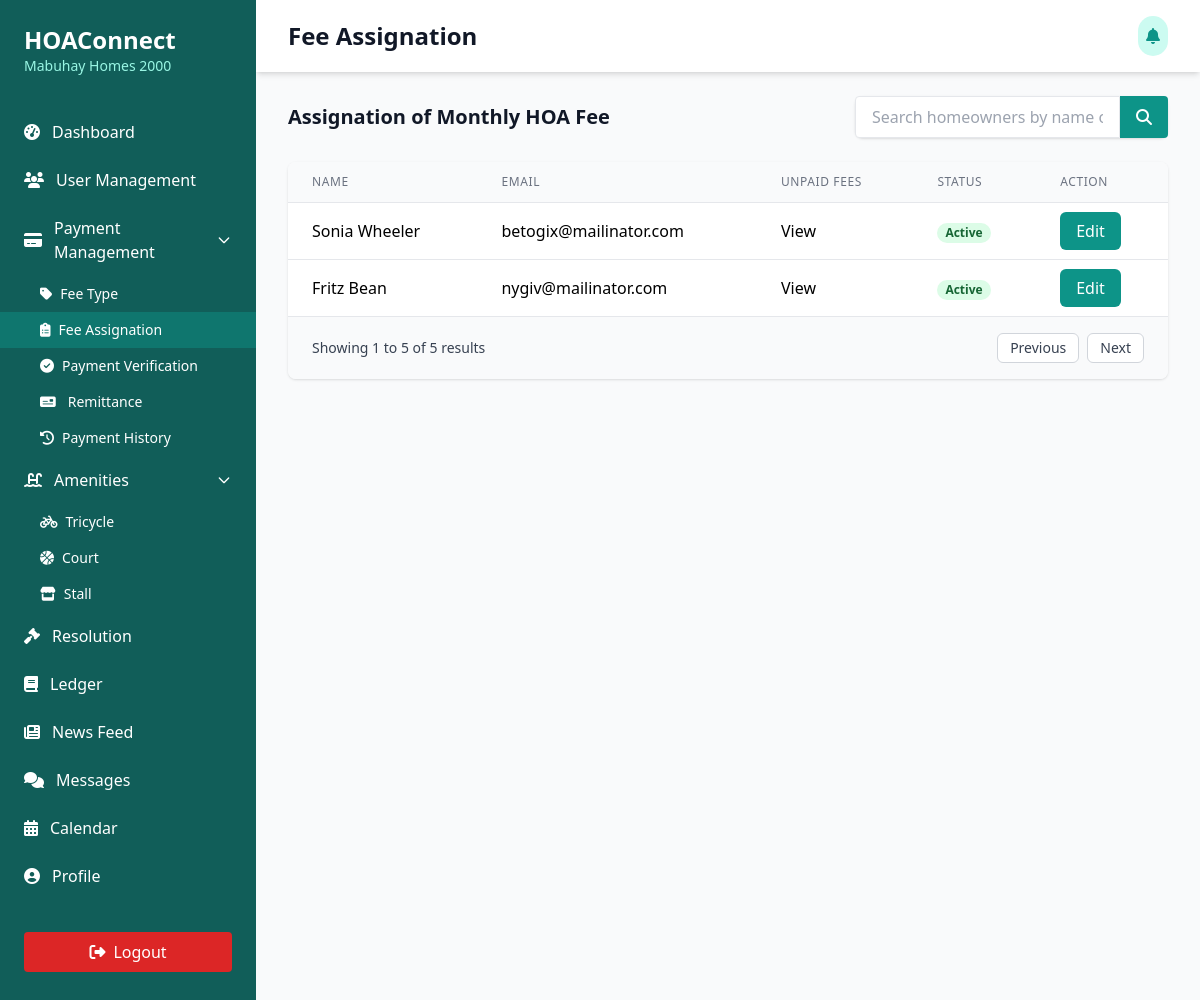
The app's page /Users/admin/fee-assignation.php, older data.
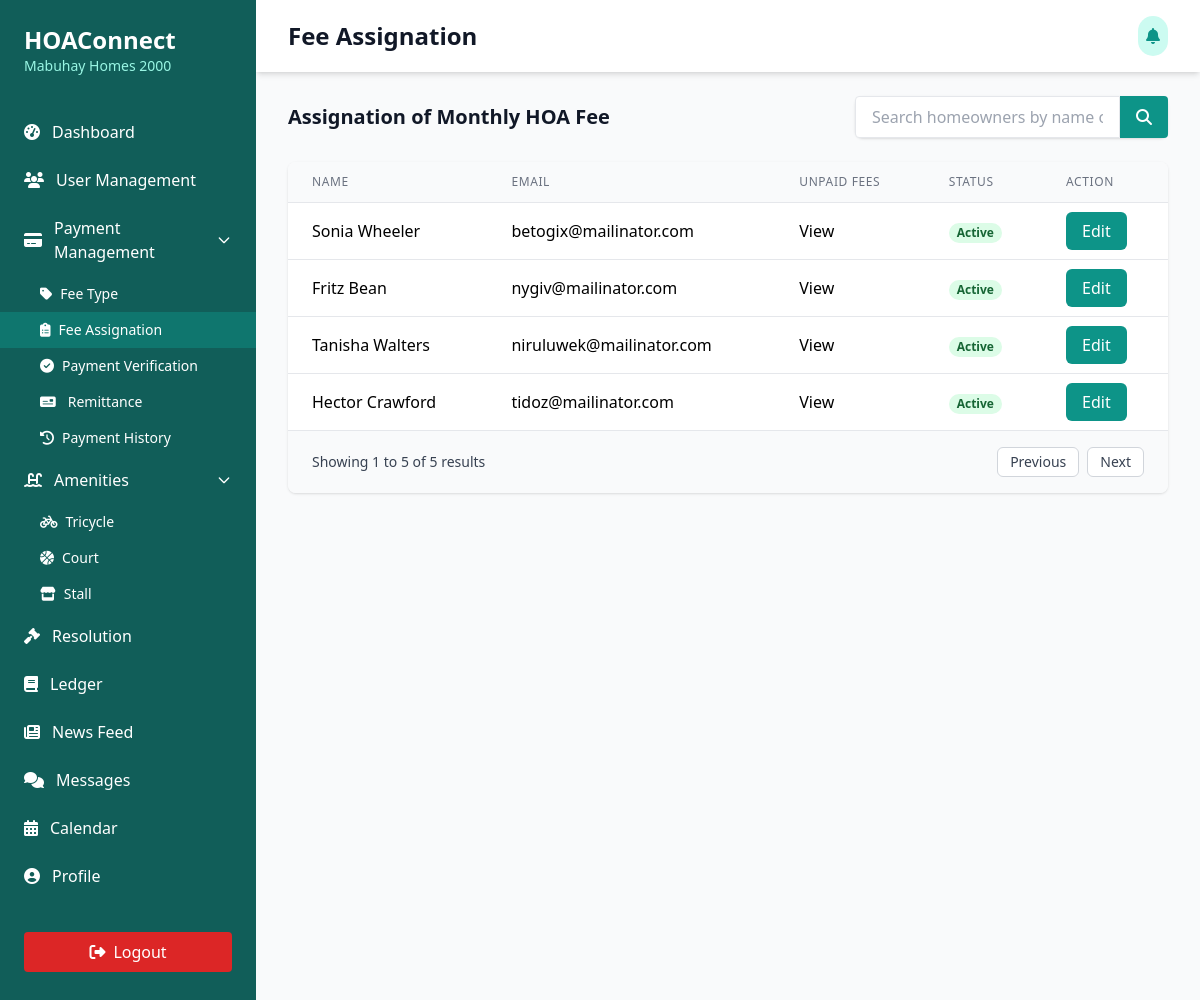
The same page, newer data.
### tables this page shows
CREATE TABLE `users` (
  `id` int(11) NOT NULL,
  `role_id` int(11) NOT NULL,
  `user_id` int(11) NOT NULL,
  `first_name` varchar(255) NOT NULL,
  `middle_name` varchar(255) NOT NULL,
  `last_name` varchar(255) NOT NULL,
  `suffix` varchar(50) NOT NULL,
  `email_address` varchar(100) NOT NULL,
  `hoa_number` int(11) DEFAULT NULL,
  `phone_number` varchar(100) NOT NULL,
  `age` int(11) NOT NULL,
  `date_of_birth` date NOT NULL,
  `citizenship` varchar(100) NOT NULL,
  `civil_status` varchar(100) NOT NULL,
  `account_status` int(11) NOT NULL,
  `home_address` varchar(255) DEFAULT NULL,
  `lot_number` int(11) NOT NULL,
  `block_number` int(11) NOT NULL,
  `phase_number` int(11) NOT NULL,
  `village_name` varchar(200) NOT NULL,
  `date_created` date NOT NULL,
  `date_updated` date NOT NULL
);

### Users/admin/fee-assignation.php (the view, shortened to what the changed rows need)
<?php
include('../../connection/connection.php');
?>
<!DOCTYPE html>
<html lang="en">
<head>
  <script src="https://cdn.tailwindcss.com"></script>
  <link rel="stylesheet" href="https://cdnjs.cloudflare.com/ajax/libs/font-awesome/6.4.0/css/all.min.css" />
</head>
<body class="bg-gray-50">
  <div class="min-h-screen flex">
    <div class="bg-teal-800 text-white w-64 py-6 flex flex-col">
      <div class="px-6 mb-8">
        <h1 class="text-2xl font-bold">HOAConnect</h1>
      </div>
    </div>
    <div class="flex-1 overflow-x-hidden overflow-y-auto">
      <header class="bg-white shadow-md">
        <div class="max-w-7xl mx-auto py-4 px-4 sm:px-6 lg:px-8 flex justify-between items-center">
            <h1 class="text-2xl font-bold text-gray-900">Fee Assignation</h1>
          </div>
    </header>
      <main class="max-w-7xl mx-auto py-6 px-4 sm:px-6 lg:px-8">
          <div class="flex justify-between items-center mb-6">
            <h2 class="text-xl font-semibold text-gray-900">Assignation of Monthly HOA Fee</h2>
          </div>
          <div class="bg-white shadow rounded-lg overflow-hidden">
            <div class="overflow-x-auto">
              <table class="min-w-full divide-y divide-gray-200">
                <thead class="bg-gray-50">
                  <tr>
                    <th scope="col" class="px-6 py-3 text-left text-xs font-medium text-gray-500 uppercase tracking-wider">
                      Name
                    </th>
                    <th scope="col" class="px-6 py-3 text-left text-xs font-medium text-gray-500 uppercase tracking-wider">
                      Email
                    </th>
                    <th scope="col" class="px-6 py-3 text-left text-xs font-medium text-gray-500 uppercase tracking-wider">
                      Unpaid Fees
                    </th>
                    <th scope="col" class="px-6 py-3 text-left text-xs font-medium text-gray-500 uppercase tracking-wider">
                      Status
                    </th>
                    <th scope="col" class="px-6 py-3 text-left text-xs font-medium text-gray-500 uppercase tracking-wider">
                      Action
                    </th>
                  </tr>
                </thead>
                <tbody id="homeownersTableBody" class="bg-white divide-y divide-gray-200">
                  <?php
                  $query_homeowners = "SELECT * FROM users WHERE role_id ='6'";
                  $run_homeowners = mysqli_query($conn,$query_homeowners);
                  if(mysqli_num_rows($run_homeowners) > 0){
                        foreach($run_homeowners as $row_homeowners){
                          ?>
                        <tr>
                        <td class="px-6 py-4 whitespace-nowrap">
                          <?php echo $row_homeowners['first_name'] . " " . $row_homeowners['last_name']; ?>
                        </td>
                        <td class="px-6 py-4 whitespace-nowrap">
                          <?php echo $row_homeowners['email_address']; ?>
                        </td>
                        <td class="px-6 py-4 whitespace-nowrap">
                          <a href="admin-view-fee-assignation.php?user_id=<?php echo $row_homeowners['user_id']; ?>">View</a>
                        </td>
                        <td class="px-6 py-4 whitespace-nowrap">
                          <?php
                          if($row_homeowners['account_status'] == 1){
                            echo "<span class='px-2 inline-flex text-xs leading-5 font-semibold rounded-full bg-green-100 text-green-800'>Active</span>";
                          } else {
                            echo "<span class='px-2 inline-flex text-xs leading-5 font-semibold rounded-full bg-red-100 text-red-800'>Inactive</span>";
                          }
                          ?>
                        </td>
                        <td class="px-6 py-4 whitespace-nowrap">
                          <a href="add-fee-assignation.php?user_id=<?php echo $row_homeowners['user_id']; ?>" class="bg-teal-600 text-white px-4 py-2 rounded-md hover:bg-teal-700">
                            Edit
                        </td>
                      </tr>
                      <?php
                    }
                  }
                  ?>
                </tbody>
              </table>
            </div>
          </div>
        </div>
    </div>
</body>
</html>

Row changes from the older to the newer data that the page shows:
added users: first_name "Tanisha", last_name "Walters", email_address "niruluwek@mailinator.com", account_status "Active"
added users: first_name "Hector", last_name "Crawford", email_address "tidoz@mailinator.com", account_status "Active"
